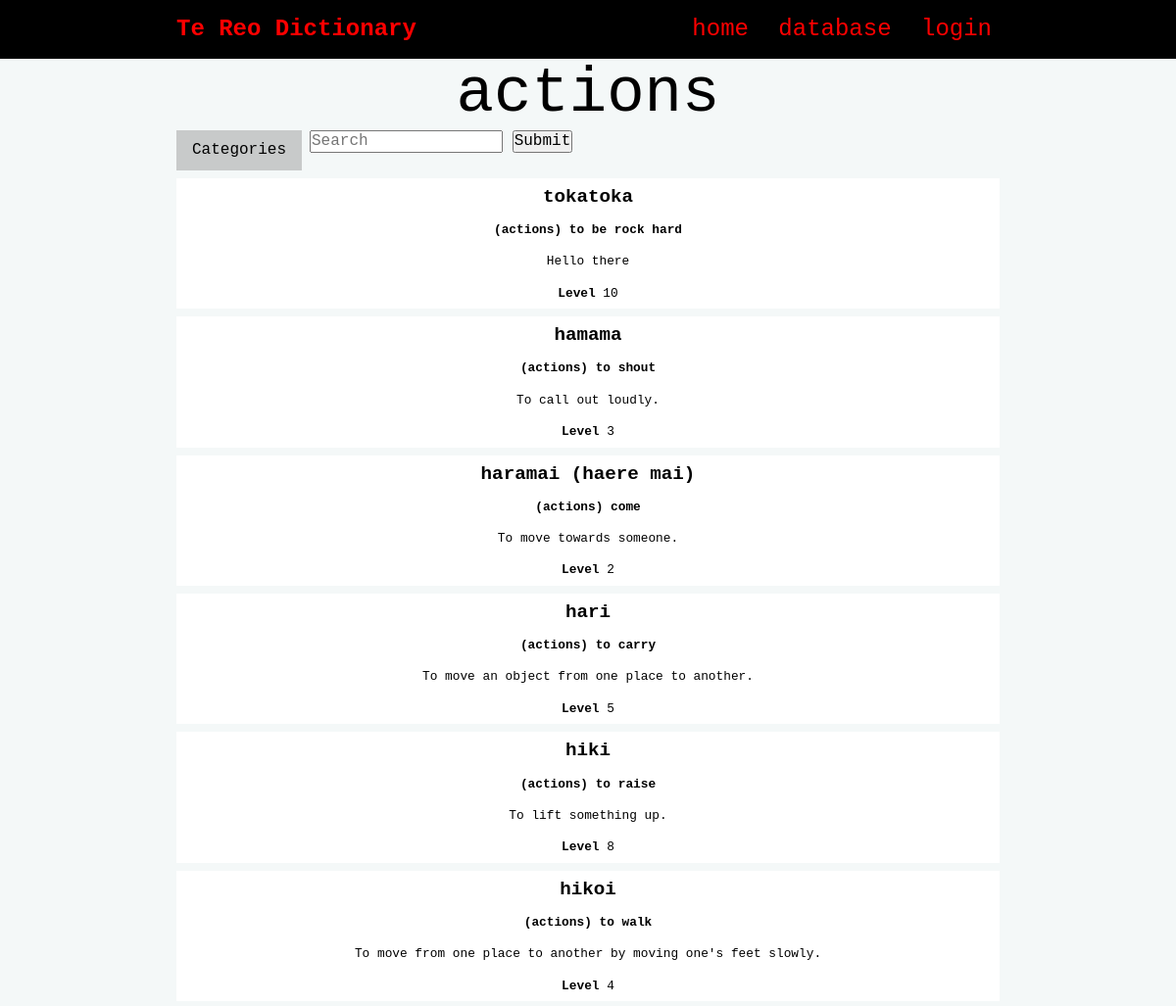
Before: /database/1 (upper part) with the older database file.
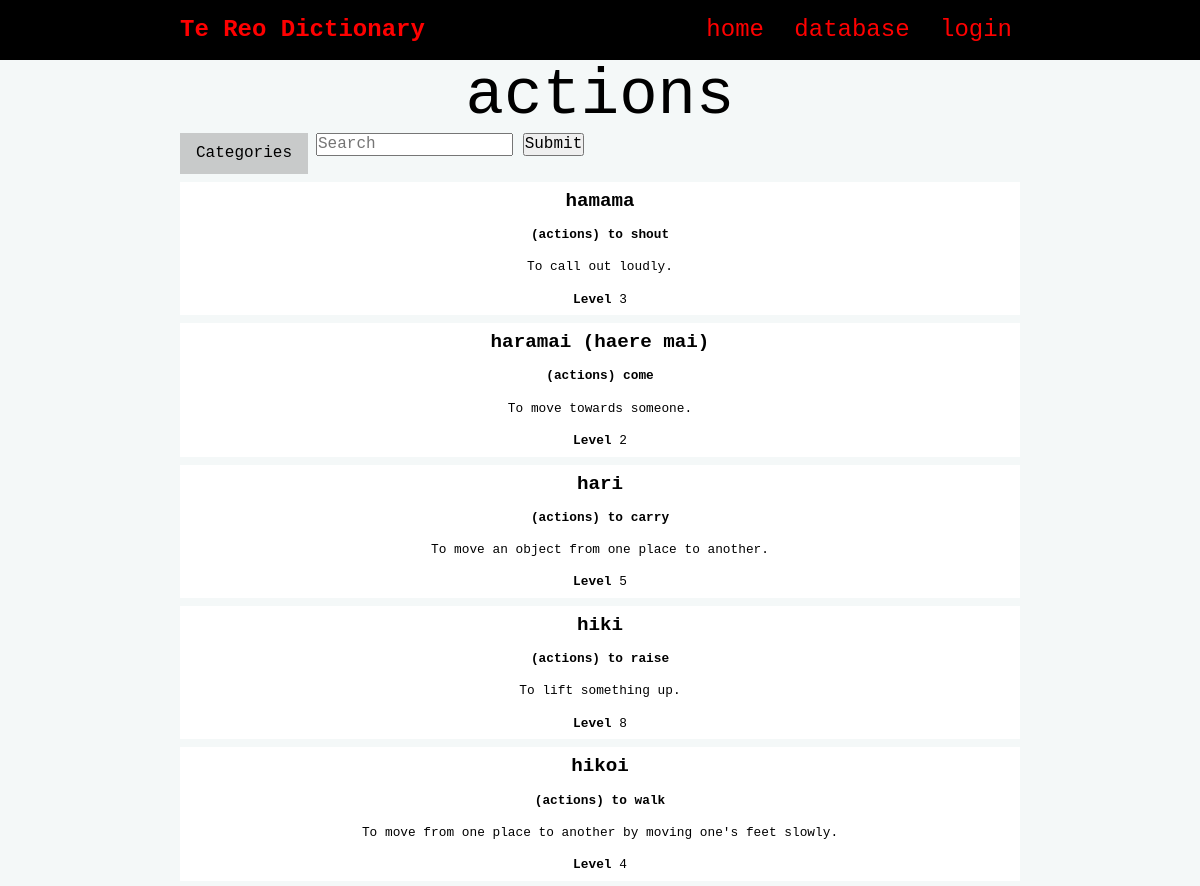
After: the same page with the newer database file.
### tables this page shows
CREATE TABLE "entries"
(
    id          integer                            not null
        primary key autoincrement
        unique,
    maori       varchar(85)                        not null,
    english     varchar(40)                        not null,
    definition  varchar(300) default 'Pending',
    level       tinyint                            not null,
    image       varchar(44)  default 'noimage.png' not null,
    category_id integer                            not null
        constraint entries_category_id_fk
            references categories,
    user_id     integer      default 1
        constraint entries_user_id_fk
            references users,
    date        datetime     default current_timestamp
);

CREATE TABLE "categories"
(
    id      integer                            not null
        primary key autoincrement
        unique,
    name    varchar(20)                        not null
        unique,
    user_id integer  default 1
        constraint categories_user_id__fk
            references users,
    date    datetime default current_timestamp not null
);

### app.py (the view)
@app.route('/database/<category_id>')
def render_database_categories(category_id):  # renders the database page and its corresponding entries | input: id of the category filter
    con = connect(DATABASE)  # begins database connection
    cur = con.cursor()  # creates cursor object
    if category_id == '-1':  # if no category filter (database/-1 is the default page for showing all the entries as there will never be a category id of -1)
        query = "SELECT entries.id, entries.maori, entries.english, entries.definition, entries.level, categories.name " \
                "FROM entries " \
                "INNER JOIN categories ON entries.category_id=categories.id " \
                "ORDER BY entries.date DESC "
        cur.execute(query)  # fetches information on all entries
    else:  # if a category filter is in effect
        query = "SELECT entries.id, entries.maori, entries.english, entries.definition, entries.level, categories.name " \
                "FROM entries " \
                "INNER JOIN categories ON entries.category_id=categories.id " \
                "WHERE category_id=? "\
                "ORDER BY entries.date DESC "
        cur.execute(query, (category_id, ))  # fetches information on only the entries which match the category filter
    entry_list = cur.fetchall()  # stores information on all the entries that will be displayed
    query = "SELECT id, name " \
            "FROM categories " \
            "ORDER BY date ASC "
    cur.execute(query)  # fetches information on all the categories
    category_list = cur.fetchall()  # stores information on all the categories to be displayed in the filters
    con.close()  # finish database connection
    if len(entry_list) == 0:  # if no entries are displayed
        return redirect("/no_results")  # output: redirect to no results
    else:
        return render_template('database.html', entries=entry_list, categories=category_list, id=int(category_id))  # output: renders database.html passing on the information fetched

### app.py (called while the page is built)
def connect(db_file):  # creates a connection with the database
    try:
        connection = sqlite3.connect(db_file)
        return connection
    except sqlite3.Error as e:
        print(e)
    return None

@app.context_processor
def logged_in_context_processor():  # makes the logged_in function callable in jinja
    return dict(logged_in=logged_in)

def logged_in():  # checks whether you are logged in
    if session.get("user_id"):  # if user_id exists in session tuple to determine whether you are logged in
        return True
    else:
        return False

@app.context_processor
def is_admin_context_processor():  # makes the is_admin function callable in jinja
    return dict(is_admin=is_admin)

def is_admin():  # checks whether you are an admin
    if logged_in() and session.get("type") == 1:  # checks if account type is teacher in session tuple
        return True
    else:
        return False

### templates/database.html (shortened to what this page needs)
{% extends "base.html" %}
{% block pageheading %}
    {% if id == -1 %}
        database
    {% else %}
        {{ categories[id-1][1] }}
    {% endif %}
{% endblock %}
{% block main %}
    <div class="filters">
        <div class="dropdown">
            <button class="dropdown-button">Categories</button>
        </div>
        <div class="search-bar">
            <form method="POST" action="/search">
                <input type="text" placeholder="Search" name="search" id="search">
                <button type="submit">Submit</button>
            </form>
        </div>
    </div>
    <div class="entry">
        {% for entry in entries %}
            <a href="/entry/{{ entry[0] }}">
                <div class="entry-box">
                    <h3 class="entry-box-heading"><strong>{{ entry[1] }}</strong></h3>
                    <p class="entry-box-heading"><strong>({{ entry[5] }}) {{ entry[2] }}</strong></p>
                    <p class="entry-box-info">{{ entry[3] }}</p>
                    <p class="entry-box-info"><strong>Level </strong>{{ entry[4] }}</p>
                </div>
            </a>
        {% endfor %}
    </div>
{% endblock %}

Changed rows visible on the page:
removed entries: maori "tokatoka", name "actions", english "to be rock hard", definition "Hello there", level "10"
